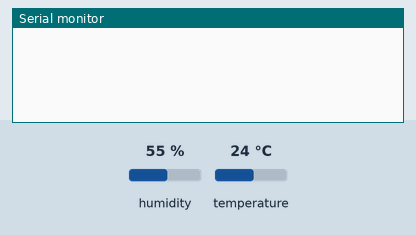
A sketch run on a simulated ESP8266 (NodeMCU). On the bench: the last lines printed to the serial monitor. The test bench sets the inputs (shaded band); at power-on: humidity 55 %, temperature 24 °C. WiFi joins after 1.5 s; servers stay silent unless stated.

Above: at 3.0 s.
3.1 s: humidity set to 22 %
At 7.6 s:
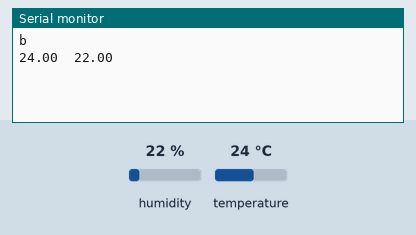
8.3 s: temperature set to 12 °C
9.8 s: humidity set to 40 %
At 12.6 s:
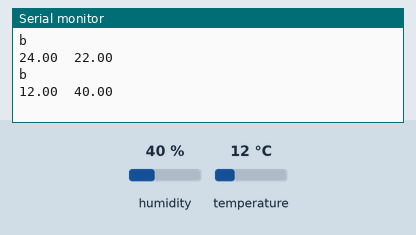

The sketch:

Mid_7.ino
```cpp
#define BLYNK_PRINT Serial    // Comment this out to disable prints and save space
#include <ESP8266WiFi.h>
#include <BlynkSimpleEsp8266.h>
#include <SimpleTimer.h>

#include <Adafruit_Sensor.h>
#include <DHT.h>
#include <DHT_U.h>

#define DHTPIN            2
#define DHTTYPE           DHT22


DHT_Unified dht(DHTPIN, DHTTYPE);
DHT dht2(DHTPIN, DHTTYPE, 15);


char auth[] = "d8a07025c5e3496e84bae6aa9b7e9091"; // CHANGEEEEEEEEEEEEEEEEEEEEEEEE

SimpleTimer timer;


void setup()
{
  Serial.begin(115200);
   dht.begin();


Blynk.begin(auth, "Apple TV", "APPLE_TV"); // CHANGEEEEEEEEEEEEEEEEEEEEEEEE


  // Setup a function to be called every second
  timer.setInterval(5000L, sendUptime);
}

void sendUptime()
{
  Serial.println("b");
  Blynk.virtualWrite(V5, millis() / 1000);
  sensors_event_t event;
  dht.temperature().getEvent(&event);
  if (!isnan(event.temperature)) {
    Blynk.virtualWrite(V1, event.temperature);
    Serial.print(event.temperature);//
    Serial.print("\t");
  }
  dht.humidity().getEvent(&event);
  if (!isnan(event.relative_humidity)) {
    Blynk.virtualWrite(V2, event.relative_humidity);
    Serial.println(event.relative_humidity);
  }

}

void loop()
{

  Blynk.run();
  timer.run();

}
```

Measured:
- after the input at 3.1 s, the serial monitor: prints a new line after 3.7 s (image 1)
- after the input at 9.8 s, the serial monitor: prints a new line after 2.0 s (image 2)
